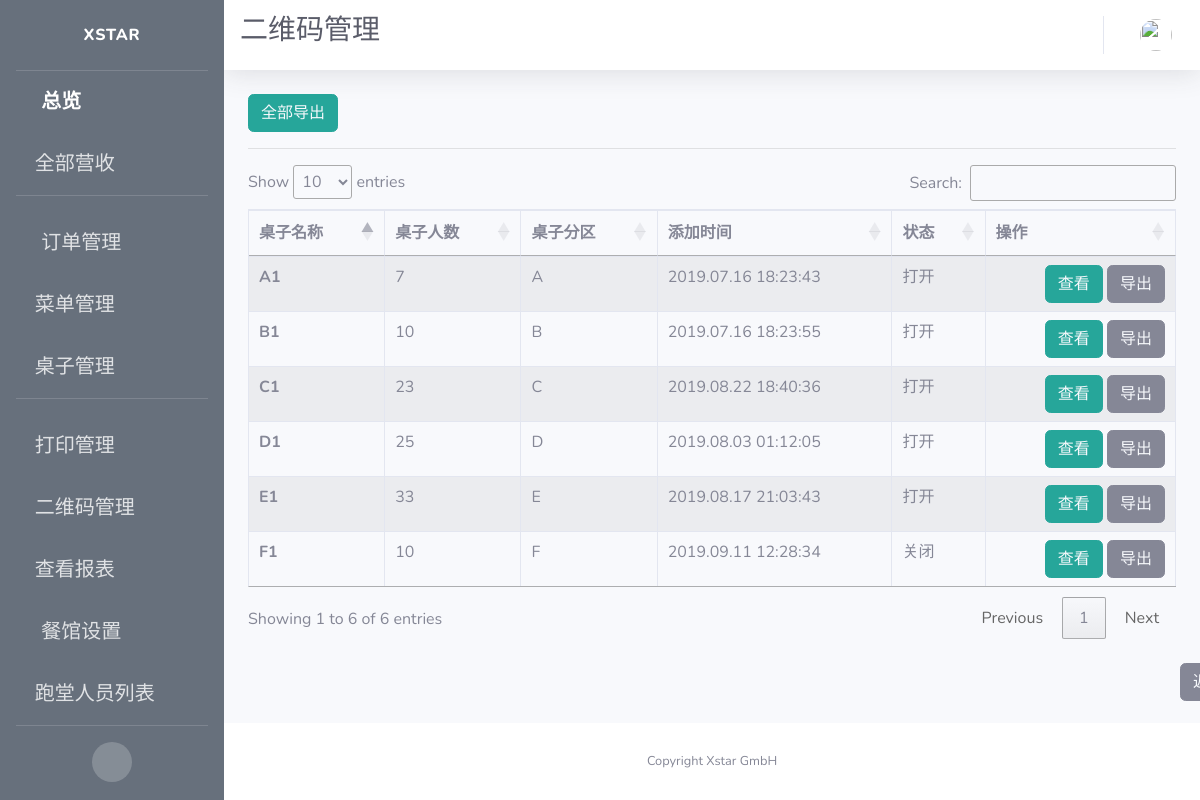
/qrcode/manage, run on an earlier commit of the app's database.
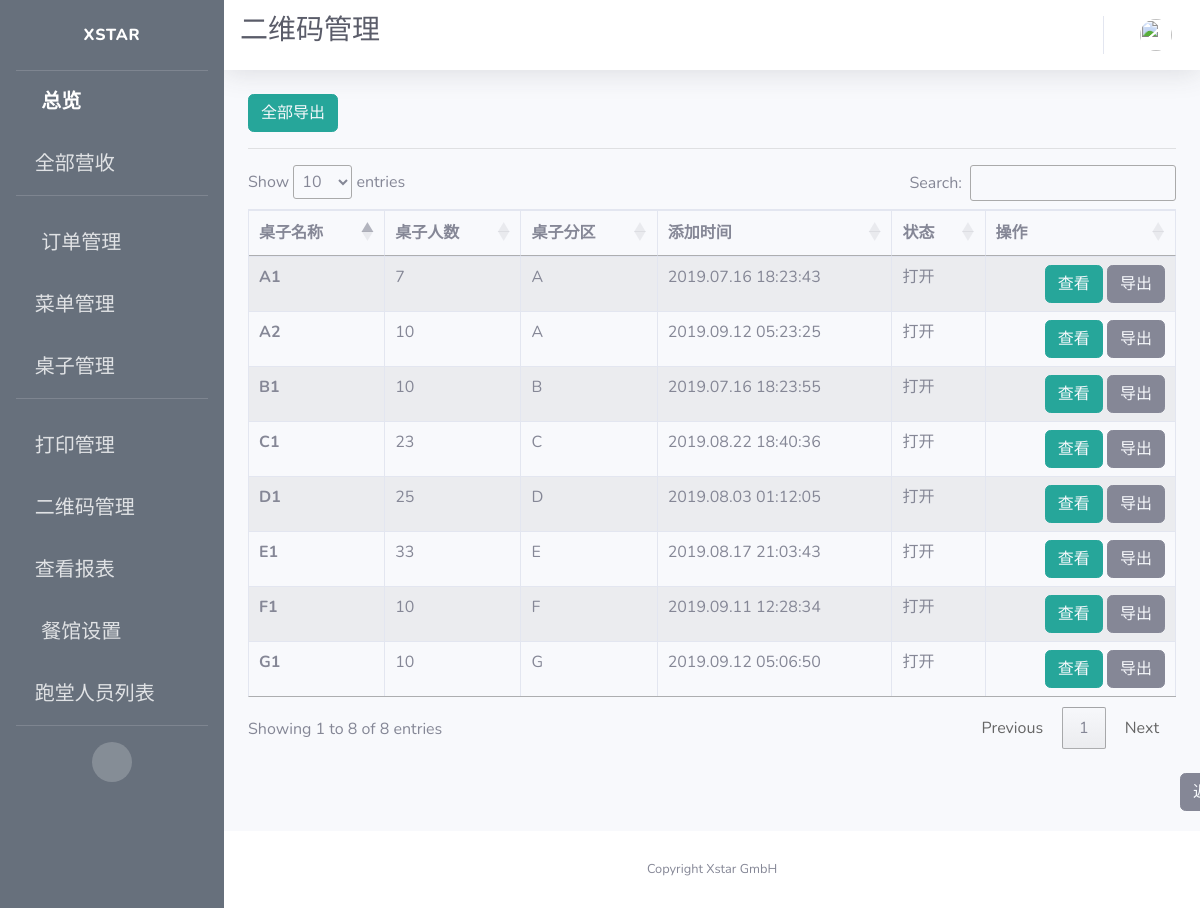
And on a later commit of the database.
### app/models.py (models this page shows, shortened)
class Table(db.Model):
    id = db.Column(db.Integer, primary_key=True, unique=True, index=True)
    name = db.Column(db.String(100), unique=True)
    number = db.Column(db.Integer, nullable=False, unique=False)
    section = db.Column(db.String(10), unique=False)
    seats = db.Column(db.String(100))
    is_on = db.Column(db.Boolean, nullable=False, default=False)
    timeCreated = db.Column(db.DateTime, default=datetime.utcnow)
    container = db.Column(db.String(300))

### app/routes.py (the view)
@app.route('/qrcode/manage')
def qrcode_manage():
    tables = Table.query.all()
    context = dict(referrer=request.headers.get('Referer'),
                   title=u"二维码管理",
                   tables=tables,
                   company_name=company_info.get('company_name'),
                   format=datetime_format)
    return render_template('qrcode.html', **context)

### app/templates/qrcode.html (shortened to what this page needs)
{% extends 'base.html' %}
{% block css %}
<link rel="stylesheet" type="text/css" href="https://cdn.datatables.net/1.10.19/css/jquery.dataTables.css">
<link rel="stylesheet" type="text/css" href="https://cdnjs.cloudflare.com/ajax/libs/twitter-bootstrap/4.1.3/css/bootstrap.css">
<link rel="stylesheet" type="text/css" href="https://cdn.datatables.net/1.10.19/css/dataTables.bootstrap4.min.css">
{% endblock %}
{% block title %}
<h1 class="h3 mb-2 text-gray-800">二维码管理</h1>
<br>
{% endblock %}
{% block content %}
<button type="button" class="btn btn-info" style="border-color:#26a69a; background-color:#26a69a;">
  <a href={{url_for('export_qrcode', table_name="All")}} style="color: rgb(247, 249, 252)">
     全部导出
  </a>
</button>
<hr>
<div class="row">
    <div class="col-sm-12">
      <table id="example" class="table table-striped table-bordered">
      <thead>
        <tr>
          <th scope="col">桌子名称</th>
          <th scope="col">桌子人数</th>
          <th scope="col">桌子分区</th>
          <th scope="col">添加时间</th>
          <th scope="col">状态</th>
          <th scope="col">操作</th>
        </tr>
      </thead>
      <tbody>
        {% for table in tables %}
        <tr>
          <th scope="row">{{ table.name }}</th>
          <td>{{ table.number }}</td>
          <td>{{ table.section }}</td>
          <td>{{ table.timeCreated.strftime(format) }}</td>
          {% if table.is_on %}
          <td>打开</td>
          {% else %}
          <td>关闭</td>
          {% endif %}
          <td style="text-align:right">
            <span>
              <button type="button" class="btn btn-info" style="border-color:#26a69a; background-color:#26a69a;">
                <a style="color: rgb(247, 249, 252)" href="{{ url_for('view_qrcodes', table_id=table.id) }}">
                  查看
                </a>
              </button>
            </span>
            <span>
              <button type="button" class="btn btn-secondary">
                <a href={{url_for('export_qrcode', table_name=table.name)}} style="color: rgb(247, 249, 252)">
                  导出
                </a>
              </button>
            </span>
          </td>
        </tr>
        {% endfor %}
      </tbody>
    </table>
    </div>
</div>
<br>
<button type="button" class="btn btn-secondary" id="back">
  <a style="color: rgb(247, 249, 252)" href={{ referrer }}>
    返回
</button>
{% endblock %}

What changed in the data, as far as the page shows it:
changed Table (number 6 of 8 on the later page): is_on "关闭" → "打开"
added Table: name "G1", number "10", section "G", timeCreated "2019.09.12 05:06:50", is_on "打开"
added Table: name "A2", number "10", section "A", timeCreated "2019.09.12 05:23:25", is_on "打开"
Also different on the page:
text written by a page script: "Show entries Search: Showing 1 to 6 of 6 entries Previous 1 Next" → "Show entries Search: Showing 1 to 8 of 8 entries Previous 1 Next"
